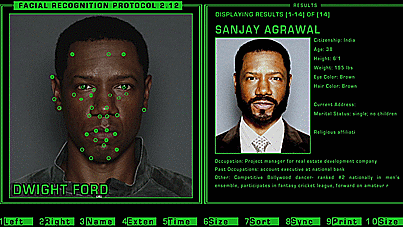
#> input picture bg3.gif, 403 x 227 px, given as the content of the folder training-data, which was not available
$ python prepare_train.py
#> lines starting #> are read from the running program, lines starting #| are printed output that depends on the picture; pictures that were not available may be replaced by others from this repository, and a replacement may not be noted
#> in prepare_training_data, image is the input picture: shape (227, 403, 3); mean B, G, R 36.9, 53, 40.4
import cv2
import os
import numpy as np
from msr import *
import sys

subjects = []

def main_f():
    def retinex_img(img):
        img = np.double(img)
        msr = main_msr(img)
        return msr


    def detect_face(img):
        face_cascade = cv2.CascadeClassifier('opencv-files/haarcascade_frontalface_alt.xml')
        faces = face_cascade.detectMultiScale(img, scaleFactor=1.2, minNeighbors=5)
#> faces = [[235, 55, 58, 58], [56, 46, 96, 96]]

        # jika tidak ada wajah terdeteksi return None
        if (len(faces) == 0):
            return None, None

        (x, y, w, h) = faces[0]
#> x = 235; y = 55; w = 58; h = 58
        im = img[y:y + w, x:x + h]
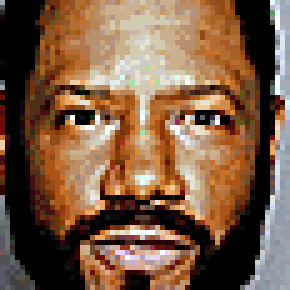
#> im: shape (58, 58, 3) (shown 5 times larger); mean B, G, R 68.5, 92.1, 123.7
        dim = (100, 100)
        resized = cv2.resize(im, dim, interpolation=cv2.INTER_AREA)
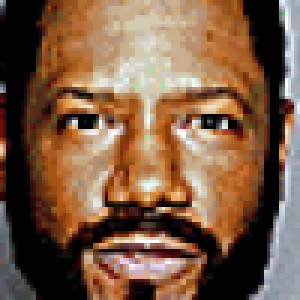
#> resized: shape (100, 100, 3) (shown 3 times larger); mean B, G, R 68.4, 92, 123.7

        #img_retinex = retinex_img(resized)
        #gray = cv2.cvtColor(img_retinex, cv2.COLOR_BGR2GRAY)
        gray = cv2.cvtColor(resized, cv2.COLOR_BGR2GRAY)
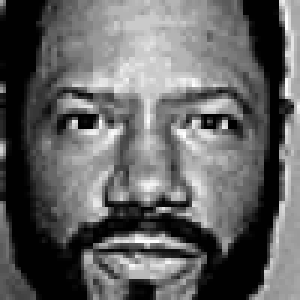
#> gray: shape (100, 100) (shown 3 times larger); min 1, max 254, mean 98.8
        return gray, faces[0]


    def prepare_training_data(data_folder_path):
        # Ambil semua direktori didalam direktori 'training-data'
        dirs = os.listdir(data_folder_path)
        label_counter = 0
        # array untuk menyimpan wajah
        faces = []
        # array untuk menyimpan label
        labels = []

        for dir_name in dirs:
            subjects.append(dir_name)
            label_counter += 1
            label = label_counter
            print(label)
            print(subjects)

            subject_dir_path = data_folder_path + "/" + dir_name
            subject_images_names = os.listdir(subject_dir_path)

            for image_name in subject_images_names:

                if image_name.startswith("."):
                    continue

                image_path = subject_dir_path + "/" + image_name

                # read image
                image = cv2.imread(image_path)

                # detect face
                face, rect = detect_face(image)
#> rect = [235, 55, 58, 58]

                if face is not None:
                    # add face to list of faces
                    faces.append(face)
                    print(len(faces))
#| 1
                    # add label for this face
                    labels.append(label)

        return faces, labels


    faces, labels = prepare_training_data("training-data")
#> faces = 1 item; labels = [1]
    print("Total faces: ", len(faces))
#| Total faces:  1
    print("Total labels: ", len(labels))
#| Total labels:  1
    eigen_train = cv2.face_EigenFaceRecognizer.create()
    eigen_train.train(faces, np.array(labels))
    eigen_train.save('eigen.yml')
    print('Data eigen berhasil disimpan')
    np.save('subjects.npy', subjects)
    print('Data subjek berhasil disimpan')
    print("Selesai")
    cv2.waitKey(1)
    cv2.destroyAllWindows()
    exit()
#> (the program exits here)
